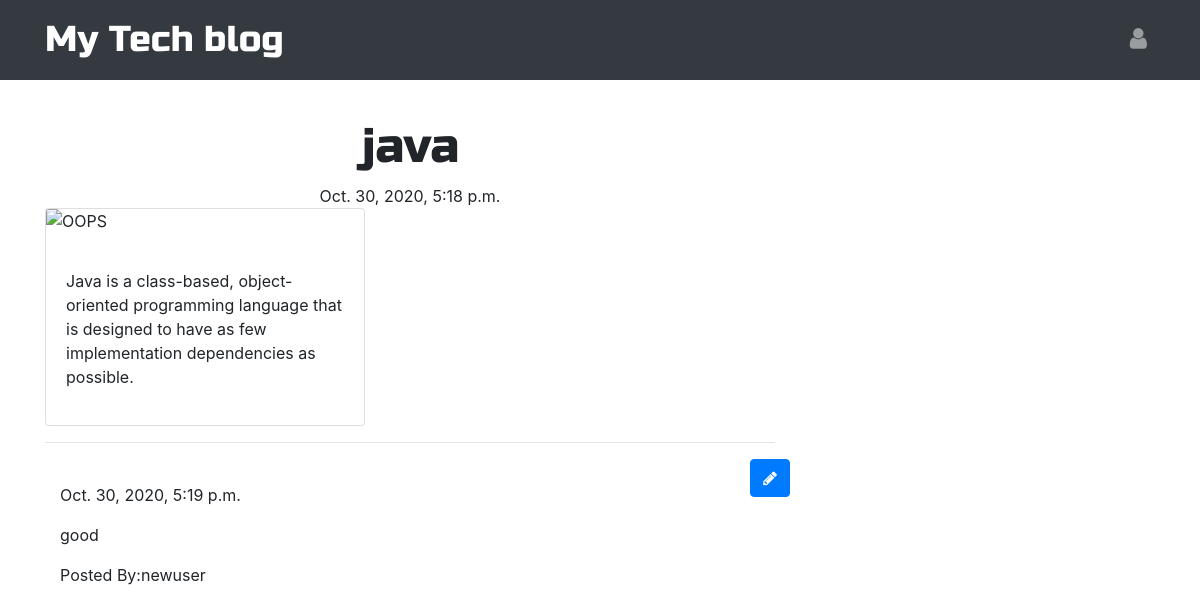
Screenshot of /post/2 with the database file from the repository.
### blog/models.py (models this page shows, shortened)
class Post(models.Model):
    author = models.ForeignKey('auth.User', on_delete=models.CASCADE)
    title = models.CharField(max_length=200)
    text = models.TextField()
    created_date = models.DateTimeField(default=timezone.now)
    published_date = models.DateTimeField(blank=True, null=True)

class Comment(models.Model):
    post = models.ForeignKey('blog.Post', related_name='comments', on_delete=models.CASCADE)
    author = models.CharField(max_length=200)
    text = models.TextField()
    created_date = models.DateTimeField(default=timezone.now)
    approved_comment = models.BooleanField(default=False)

### blog/views.py (the view)
# urls.py: path('post/<int:pk>',views.PostDetailView.as_view(),name='post_detail'),
class PostDetailView(DetailView):
    model = Post

### blog/templates/blog/post_detail.html (shortened to what this page needs)
{% extends 'blog/base.html' %}
{% block content %}
<h1 class="posttitle">{{post.title|safe}}</h1>
{% if post.published_date %}
<div class="date postdate">
    {{ post.published_date }}
</div>
{% else %}
<a  class="btn btn-default" href="{% url 'post_publish' pk=post.pk %}">Publish</a>
{% endif %}
<div class="card" style="width: 20rem;">
  <img src="https://images.unsplash.com/photo-1515879218367-8466d910aaa4?ixlib=rb-1.2.1&ixid=eyJhcHBfaWQiOjEyMDd9&auto=format&fit=crop&w=500&q=60" class="card-img-top" alt="OOPS">
    <div class="card-body">
    <p class="postcontent">
    {{post.text|safe|linebreaksbr}}
</p>
  </div>
</div>
<hr>
<a class='btn btn-primary btn-comment' href="{% url 'add_comment_to_post' pk=post.pk %}">
     <span class="fa fa-pencil"></span>
</a>
<div class="container">
    {% for comment in post.comments.all %}
    <br>
    {% if user.is_authenticated or comment.approved_comment %}
      {{ comment.created_date }}
    <p>
        {{comment.text|safe|linebreaks}}
    </p>
    <p>
        Posted By:{{comment.author }}
    </p>
    {% endif %}
    {% empty %}
    <p>No comment</p>
    {% endfor %}
</div>
{% endblock %}

### blog/static/css/blog.css (style rules this page uses)
.postdate { text-align: center; }
.posttitle { font-family: 'Russo One', sans-serif; font-size: 3em; text-align: center; margin-top: 28px; }
.postcontent { font-family: 'Montserrat'; font-size: 1.5em; }
.btn-comment { position: absolute; right: 0px; }
.loader { filter:hue-rotate(0deg); color: linear-gradient(45deg,#0f8,#08f); animation:hue 5000ms infinite linear; }

### rows the page displays
Post: title "java", published_date "Oct. 30, 2020, 5:18 p.m.", text "Java is a class-based, object-oriented programming language that is designed to have as few implementation dependencies as possible."
Comment: created_date "Oct. 30, 2020, 5:19 p.m.", text "good", author "newuser"
